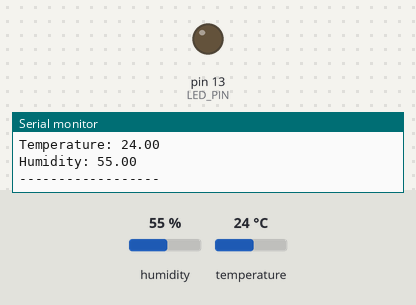
The sketch below on a simulated Arduino Uno, built with avr-gcc and run on an emulated ATmega328P. Shown: output pins drawn as LEDs (lit = HIGH), the last lines printed to the serial monitor. The inputs (shaded band) are chosen by the test bench; at power-on: temperature 24 °C, humidity 55 %.

Above: at 2.8 s.
2.9 s: temperature set to 28 °C
At 5.0 s:
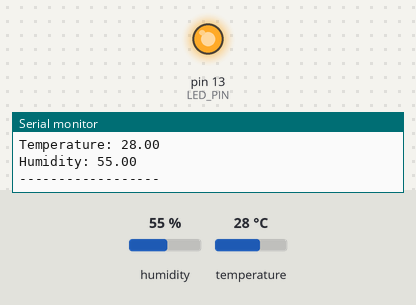
5.6 s: temperature set to 12 °C
At 7.5 s:
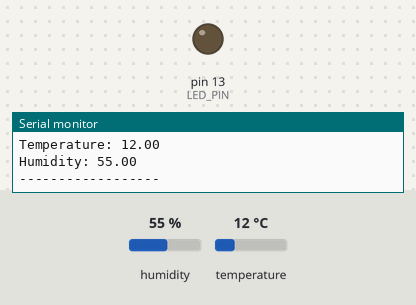
8.3 s: temperature set to 33 °C
At 11.1 s:
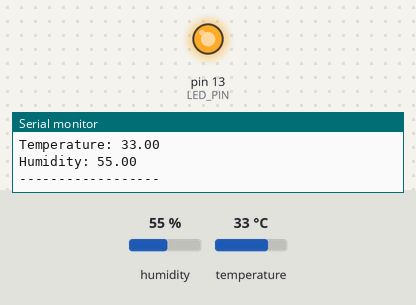
Timing chart, 0 to 12.6 s (numbered marks = the images above; inputs shaded):
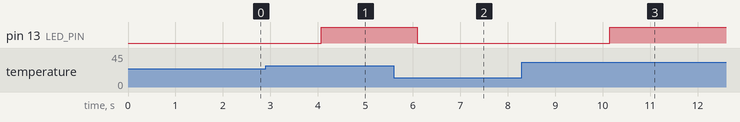

The sketch:

dht_import.ino
```cpp
#include <DHT.h>

// Constants
#define DHTPIN A0
#define DHTTYPE DHT11
#define LED_PIN 13
#define TEMP_THRESHOLD 26
#define HUMIDITY_THRESHOLD 60.0

DHT dht(DHTPIN, DHTTYPE);

void setup() {
  Serial.begin(9600);
  pinMode(LED_PIN, OUTPUT);
  dht.begin();
}

void loop() {
  float temp = dht.readTemperature();
  float humidity = dht.readHumidity();

  if (isnan(temp)) {
    Serial.println("Failed to read from DHT sensor!");
  } else {
    // Print data in the specified format
    Serial.print("Temperature: ");
    Serial.println(temp);
    Serial.print("Humidity: ");
    Serial.println(humidity);
    Serial.println("------------------");

    // Check temperature threshold
    if (temp > TEMP_THRESHOLD) {
      digitalWrite(LED_PIN, HIGH);
    } else {
      digitalWrite(LED_PIN, LOW);
    }
  }

  delay(2000);  // Wait 500 milliseconds before the next read
}
```

Measured:
- the behaviour switches between 26 and 27 °C on temperature (found by bisection; images 0 and 1)
- after the input at 2.9 s, pin 13 (LED_PIN): LOW → HIGH after 1.2 s
- after the input at 5.6 s, pin 13 (LED_PIN): HIGH → LOW after 0.50 s
- after the input at 8.3 s, pin 13 (LED_PIN): LOW → HIGH after 1.8 s
